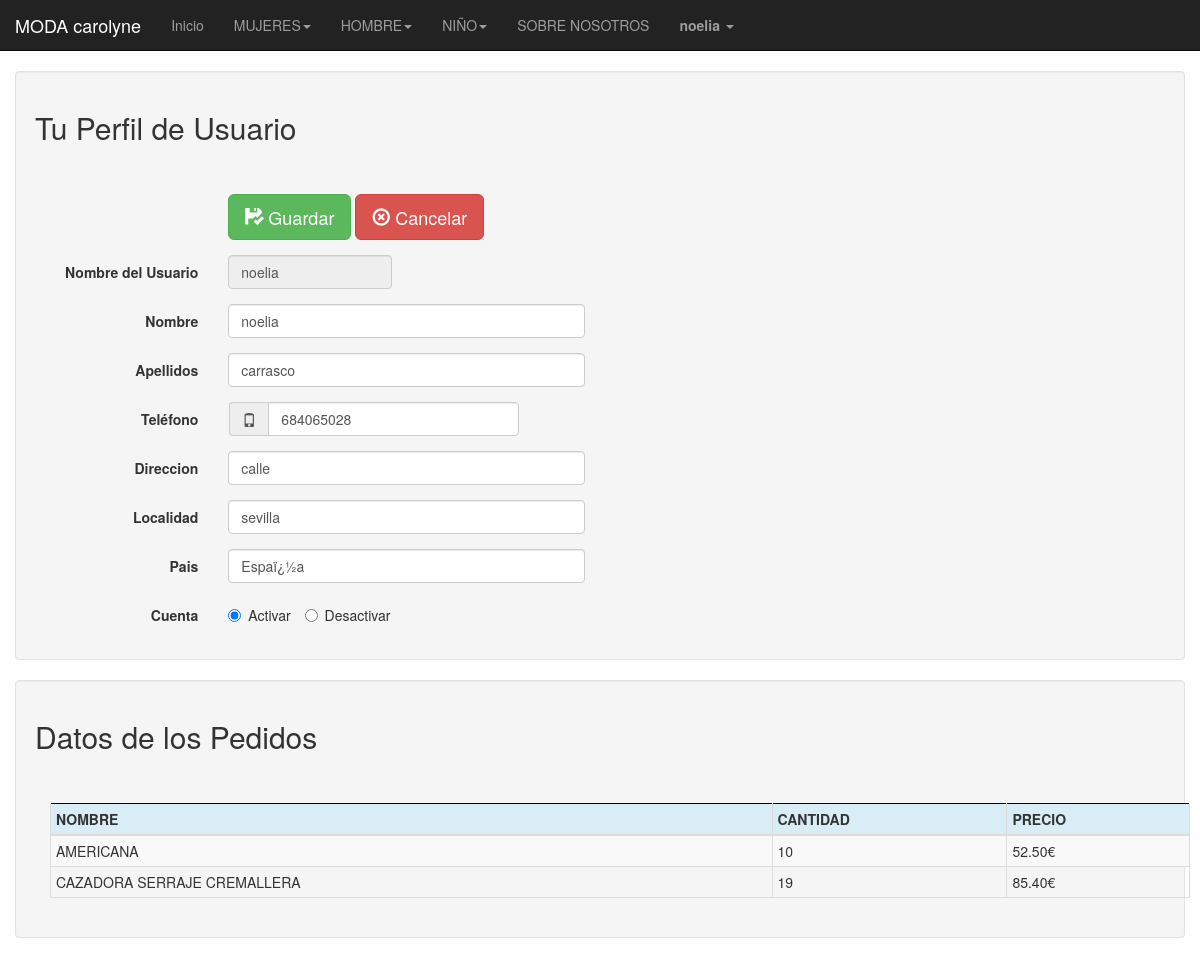
The page /usuarios/perfil.php (signed in) on the database its author committed.
### tables this page shows
CREATE TABLE IF NOT EXISTS `usuarios` (
  `codusuario` int(6) NOT NULL AUTO_INCREMENT,
  `Nombre` varchar(20) NOT NULL,
  `apellido` varchar(30) NOT NULL,
  `dni` varchar(9) NOT NULL,
  `localidad` varchar(45) NOT NULL,
  `provincia` varchar(30) NOT NULL,
  `pais` varchar(30) NOT NULL,
  `administrador` int(2) NOT NULL,
  `direccion` varchar(30) NOT NULL,
  `passwd` varchar(100) NOT NULL,
  `telefono` int(9) NOT NULL,
  PRIMARY KEY (`codusuario`)
);

CREATE TABLE IF NOT EXISTS `producto` (
  `codproducto` int(6) NOT NULL AUTO_INCREMENT,
  `coddistribuidor` int(6) NOT NULL,
  `nombre` varchar(50) NOT NULL,
  `descripcion` varchar(3000) NOT NULL,
  `stock` int(6) NOT NULL,
  `foto` varchar(200) NOT NULL,
  `categoria` varchar(30) NOT NULL,
  `precio` double(4,2) NOT NULL,
  `sexo` varchar(10) NOT NULL,
  PRIMARY KEY (`codproducto`),
  KEY `fk_producto_1_idx` (`coddistribuidor`)
);

CREATE TABLE IF NOT EXISTS `incluyen` (
  `codproducto` int(6) NOT NULL,
  `codpedido` int(6) NOT NULL,
  `cantidad` int(9) NOT NULL,
  PRIMARY KEY (`codproducto`,`codpedido`),
  KEY `fk_incluyen_1_idx` (`codpedido`)
);

### usuarios/perfil.php (the view, shortened to what this page needs)
<!DOCTYPE html>
<html lang="es">
<head>
  <link rel="stylesheet" href="http://maxcdn.bootstrapcdn.com/bootstrap/3.3.5/css/bootstrap.min.css">
</head>
<body>
	<?php
			include "../plantilla/header.php"
	?>
	<div class="container well">
		<div class="row">
				<div class="col-xs-12"><h2>Tu Perfil de Usuario</h2></div>
			</div>
		<br /><br />
    <?php
      $connection = new mysqli("localhost", "root", "carolyne", "tienda");
      $connection->set_charset("utf8");
	    $consulta=("SELECT * FROM usuarios where Nombre='".$_SESSION['nombre']."' ");
      if ($result = $connection->query($consulta)) {
  $obj = $result->fetch_object();
      ?>
		<form class="form-horizontal">
			<div class="form-group">
				<label class="col-sm-2 control-label" for="formGroup"></label>
				<div class="col-sm-4">
				<button type="submit" class="btn btn-success btn-lg"><span class="glyphicon glyphicon-floppy-saved"></span> Guardar</button>
				<button type="button" class="btn btn-danger btn-lg"><span class="glyphicon glyphicon-remove-circle"></span> Cancelar</button>
				</div>
			</div>
				<div class="form-group">
					    <label class="col-sm-2 control-label" for="formGroup">Nombre del Usuario
                </label>
					    <div class="col-sm-2">
					      <input class="form-control" type="text"  value=<?php echo $obj->Nombre;?> disabled>
					    </div>
					  </div>
					<div class="form-group">
					    <label class="col-sm-2 control-label" for="formGroup">Nombre</label>
					    <div class="col-sm-4">
					      <input class="form-control" type="text"  value=<?php echo $obj->Nombre;?>>
					    </div>
					  </div>
					  <div class="form-group">
					    <label class="col-sm-2 control-label" for="formGroup">Apellidos</label>
					    <div class="col-sm-4">
					      <input class="form-control" type="text"value=<?php echo $obj->apellido;?>>
					    </div>
					  </div>
					  <div class="form-group">
					    <label class="col-sm-2 control-label" id="tel">Teléfono</label>
					    <div class="input-group col-sm-3">
					      <span class="input-group-addon"><span class="glyphicon glyphicon-phone"></span></span>
					      <input class="form-control" type="text"  value=<?php echo $obj->telefono;?>>
					    </div>
					  </div>
						<div class="form-group">
								<label class="col-sm-2 control-label" for="formGroup">Direccion</label>
								<div class="col-sm-4">
									<input class="form-control" type="text" value=<?php echo $obj->direccion?>>
								</div>
							</div>
							<div class="form-group">
									<label class="col-sm-2 control-label" for="formGroup">Localidad</label>
									<div class="col-sm-4">
										<input class="form-control" type="text"  value=<?php echo $obj->localidad;?>>
									</div>
								</div>
								<div class="form-group">
										<label class="col-sm-2 control-label" for="formGroup">Pais</label>
										<div class="col-sm-4">
											<input class="form-control" type="text" value=<?php echo $obj->pais?>>
										</div>
									</div>
						<div class="form-group">
								<label class="col-sm-2 control-label" for="formGroup">Cuenta</label>
								<div class="col-sm-4">
								<label class="radio-inline">
									<input type="radio" name="inlineRadioOptions" id="inlineRadio1" value="option1" checked> Activar
								</label>
								<label class="radio-inline">
									<input type="radio" name="inlineRadioOptions" id="inlineRadio2" value="option2"> Desactivar
								</label>
								</div>
							</div>
					  </div>
<?php
}
?>
<div class="container well">
	<div class="row">
			<div class="col-xs-12"><h2>Datos de los Pedidos</h2></div>
		</div>
	<br /><br />
	<?php
		$connection = new mysqli("localhost", "root", "carolyne", "tienda");
		$connection->set_charset("utf8");
		$consulta1=("SELECT * FROM producto pro join incluyen i on pro.codproducto=i.codproducto
	   join pedidos p on i.codpedido=p.codpedido
	   join usuarios  u on  p.codusuario=u.codusuario
	   where u.Nombre='".$_SESSION['nombre']."' ");
	if ($result1 = $connection->query($consulta1)) {
		?>
		<div class="container">
					<table style="border:1px solid black" class="table table-striped table-bordered table-hover table-condensed">
					<thead>
						<tr class="info" >
							<th>NOMBRE</th>
							<th>CANTIDAD</th>
							<th>PRECIO</th>
					</thead>
			<?php
					while($obj1 = $result1->fetch_object()) {
							echo "<tr>";
							echo "<td>".$obj1->nombre."</td>";
							echo "<td>".$obj1->cantidad."</td>";
							echo "<td>".$obj1->precio.€."</td>";
							echo "</tr>";
					}
}
?>
</body>
</html>

### usuarios/perfil.php (style rules this page uses)
#tel { margin-right:16px; }

### rows shown on the page
usuarios: Nombre "noelia", telefono "684065028", localidad "sevilla", pais "Espaï¿½a"
producto: nombre "AMERICANA", incluyen.cantidad "10", precio "52.50"
producto: nombre "CAZADORA SERRAJE CREMALLERA", incluyen.cantidad "19", precio "85.40"

### other values the page prints
$_SESSION['nombre'] "noelia"
